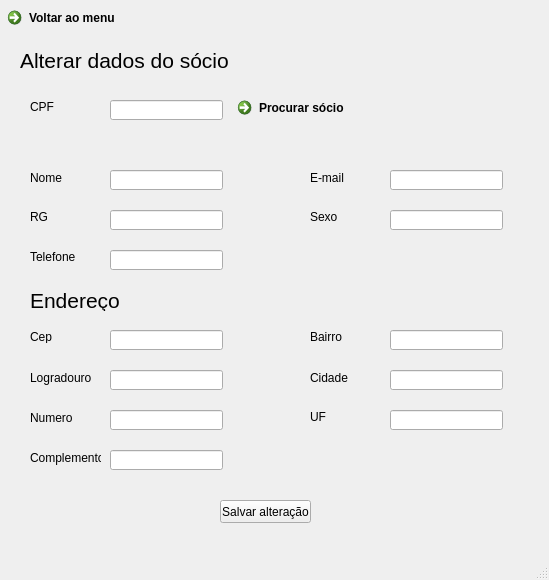
<?xml version="1.0" encoding="UTF-8"?>
<ui version="4.0">
 <class>MainWindow</class>
 <widget class="QMainWindow" name="MainWindow">
  <property name="geometry">
   <rect>
    <x>0</x>
    <y>0</y>
    <width>549</width>
    <height>580</height>
   </rect>
  </property>
  <property name="windowTitle">
   <string>Biblioteca</string>
  </property>
  <widget class="QWidget" name="centralwidget">
   <widget class="QLabel" name="label">
    <property name="geometry">
     <rect>
      <x>30</x>
      <y>100</y>
      <width>47</width>
      <height>13</height>
     </rect>
    </property>
    <property name="text">
     <string>CPF</string>
    </property>
   </widget>
   <widget class="QPushButton" name="pushButton">
    <property name="geometry">
     <rect>
      <x>220</x>
      <y>500</y>
      <width>91</width>
      <height>23</height>
     </rect>
    </property>
    <property name="text">
     <string>Salvar alteração</string>
    </property>
   </widget>
   <widget class="QLineEdit" name="lineEdit">
    <property name="geometry">
     <rect>
      <x>110</x>
      <y>100</y>
      <width>113</width>
      <height>20</height>
     </rect>
    </property>
   </widget>
   <widget class="QLabel" name="label_2">
    <property name="geometry">
     <rect>
      <x>30</x>
      <y>170</y>
      <width>81</width>
      <height>16</height>
     </rect>
    </property>
    <property name="text">
     <string>Nome </string>
    </property>
   </widget>
   <widget class="QLineEdit" name="lineEdit_2">
    <property name="geometry">
     <rect>
      <x>110</x>
      <y>170</y>
      <width>113</width>
      <height>20</height>
     </rect>
    </property>
   </widget>
   <widget class="QLineEdit" name="lineEdit_3">
    <property name="geometry">
     <rect>
      <x>110</x>
      <y>210</y>
      <width>113</width>
      <height>20</height>
     </rect>
    </property>
   </widget>
   <widget class="QLineEdit" name="lineEdit_4">
    <property name="geometry">
     <rect>
      <x>110</x>
      <y>250</y>
      <width>113</width>
      <height>20</height>
     </rect>
    </property>
   </widget>
   <widget class="QLineEdit" name="lineEdit_5">
    <property name="geometry">
     <rect>
      <x>390</x>
      <y>170</y>
      <width>113</width>
      <height>20</height>
     </rect>
    </property>
   </widget>
   <widget class="QLabel" name="label_3">
    <property name="geometry">
     <rect>
      <x>30</x>
      <y>210</y>
      <width>47</width>
      <height>13</height>
     </rect>
    </property>
    <property name="text">
     <string>RG</string>
    </property>
   </widget>
   <widget class="QLabel" name="label_4">
    <property name="geometry">
     <rect>
      <x>30</x>
      <y>330</y>
      <width>47</width>
      <height>13</height>
     </rect>
    </property>
    <property name="text">
     <string>Cep</string>
    </property>
   </widget>
   <widget class="QLabel" name="label_5">
    <property name="geometry">
     <rect>
      <x>30</x>
      <y>370</y>
      <width>71</width>
      <height>16</height>
     </rect>
    </property>
    <property name="text">
     <string>Logradouro</string>
    </property>
   </widget>
   <widget class="QLabel" name="label_6">
    <property name="geometry">
     <rect>
      <x>30</x>
      <y>410</y>
      <width>71</width>
      <height>16</height>
     </rect>
    </property>
    <property name="text">
     <string>Numero </string>
    </property>
   </widget>
   <widget class="QLineEdit" name="lineEdit_6">
    <property name="geometry">
     <rect>
      <x>390</x>
      <y>210</y>
      <width>113</width>
      <height>20</height>
     </rect>
    </property>
   </widget>
   <widget class="QLabel" name="label_8">
    <property name="geometry">
     <rect>
      <x>310</x>
      <y>370</y>
      <width>71</width>
      <height>16</height>
     </rect>
    </property>
    <property name="text">
     <string>Cidade</string>
    </property>
   </widget>
   <widget class="QLabel" name="label_9">
    <property name="geometry">
     <rect>
      <x>30</x>
      <y>250</y>
      <width>47</width>
      <height>13</height>
     </rect>
    </property>
    <property name="text">
     <string>Telefone</string>
    </property>
   </widget>
   <widget class="QLabel" name="label_10">
    <property name="geometry">
     <rect>
      <x>310</x>
      <y>330</y>
      <width>47</width>
      <height>13</height>
     </rect>
    </property>
    <property name="text">
     <string>Bairro</string>
    </property>
   </widget>
   <widget class="QLabel" name="label_11">
    <property name="geometry">
     <rect>
      <x>310</x>
      <y>210</y>
      <width>47</width>
      <height>13</height>
     </rect>
    </property>
    <property name="text">
     <string>Sexo</string>
    </property>
   </widget>
   <widget class="QLabel" name="label_12">
    <property name="geometry">
     <rect>
      <x>310</x>
      <y>170</y>
      <width>71</width>
      <height>16</height>
     </rect>
    </property>
    <property name="text">
     <string>E-mail</string>
    </property>
   </widget>
   <widget class="QLabel" name="label_13">
    <property name="geometry">
     <rect>
      <x>310</x>
      <y>410</y>
      <width>47</width>
      <height>13</height>
     </rect>
    </property>
    <property name="text">
     <string>UF</string>
    </property>
   </widget>
   <widget class="QLabel" name="label_14">
    <property name="geometry">
     <rect>
      <x>20</x>
      <y>50</y>
      <width>321</width>
      <height>21</height>
     </rect>
    </property>
    <property name="font">
     <font>
      <pointsize>16</pointsize>
     </font>
    </property>
    <property name="text">
     <string>Alterar dados do sócio</string>
    </property>
   </widget>
   <widget class="QLabel" name="label_15">
    <property name="geometry">
     <rect>
      <x>30</x>
      <y>290</y>
      <width>131</width>
      <height>21</height>
     </rect>
    </property>
    <property name="font">
     <font>
      <pointsize>16</pointsize>
     </font>
    </property>
    <property name="text">
     <string>Endereço</string>
    </property>
   </widget>
   <widget class="QLineEdit" name="lineEdit_7">
    <property name="geometry">
     <rect>
      <x>110</x>
      <y>330</y>
      <width>113</width>
      <height>20</height>
     </rect>
    </property>
   </widget>
   <widget class="QLineEdit" name="lineEdit_8">
    <property name="geometry">
     <rect>
      <x>110</x>
      <y>370</y>
      <width>113</width>
      <height>20</height>
     </rect>
    </property>
   </widget>
   <widget class="QLineEdit" name="lineEdit_9">
    <property name="geometry">
     <rect>
      <x>110</x>
      <y>410</y>
      <width>113</width>
      <height>20</height>
     </rect>
    </property>
   </widget>
   <widget class="QLineEdit" name="lineEdit_10">
    <property name="geometry">
     <rect>
      <x>110</x>
      <y>450</y>
      <width>113</width>
      <height>20</height>
     </rect>
    </property>
   </widget>
   <widget class="QLineEdit" name="lineEdit_11">
    <property name="geometry">
     <rect>
      <x>390</x>
      <y>330</y>
      <width>113</width>
      <height>20</height>
     </rect>
    </property>
   </widget>
   <widget class="QLineEdit" name="lineEdit_12">
    <property name="geometry">
     <rect>
      <x>390</x>
      <y>370</y>
      <width>113</width>
      <height>20</height>
     </rect>
    </property>
   </widget>
   <widget class="QLineEdit" name="lineEdit_13">
    <property name="geometry">
     <rect>
      <x>390</x>
      <y>410</y>
      <width>113</width>
      <height>20</height>
     </rect>
    </property>
   </widget>
   <widget class="QLabel" name="label_16">
    <property name="geometry">
     <rect>
      <x>30</x>
      <y>450</y>
      <width>71</width>
      <height>16</height>
     </rect>
    </property>
    <property name="text">
     <string>Complemento</string>
    </property>
   </widget>
   <widget class="QCommandLinkButton" name="commandLinkButton">
    <property name="geometry">
     <rect>
      <x>230</x>
      <y>90</y>
      <width>185</width>
      <height>41</height>
     </rect>
    </property>
    <property name="text">
     <string>Procurar sócio</string>
    </property>
   </widget>
   <widget class="QCommandLinkButton" name="commandLinkButton_2">
    <property name="geometry">
     <rect>
      <x>0</x>
      <y>0</y>
      <width>185</width>
      <height>41</height>
     </rect>
    </property>
    <property name="text">
     <string>Voltar ao menu</string>
    </property>
    <property name="icon">
     <iconset>
      <normaloff>../seta.png</normaloff>../seta.png</iconset>
    </property>
   </widget>
  </widget>
  <widget class="QStatusBar" name="statusbar"/>
 </widget>
 <resources/>
 <connections/>
</ui>
